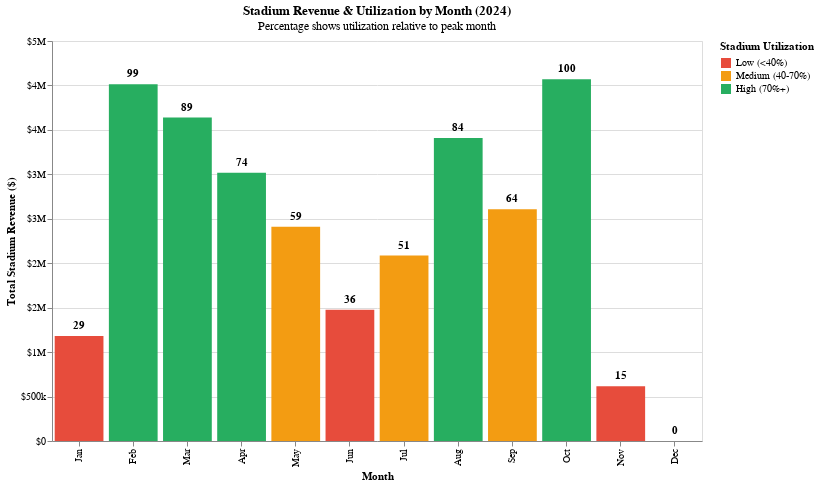

Write notebook code for a chart like this one.
### Markdown cell above
<strong><h2>When is the stadium underutilized, and what's the revenue opportunity from hosting non-matchday events?</strong></h2>

### Code cell
# filter to revenue-generating sources 
revenue_sources = ['Upper Bowl', 'Lower Bowl', 'Premium Seating', 
                   'Concessions', 'Hospitality', 'Merchandise Kiosks']

stadium_revenue = stadium[stadium['Source'].isin(revenue_sources)].copy()

# calc rev per month
monthly_revenue = stadium_revenue.groupby('Month', as_index=False)['Revenue'].sum()
monthly_revenue.columns = ['Month', 'Total_Revenue']

# recode months
month_names = {
    1: 'Jan', 2: 'Feb', 3: 'Mar', 4: 'Apr', 
    5: 'May', 6: 'Jun', 7: 'Jul', 8: 'Aug',
    9: 'Sep', 10: 'Oct', 11: 'Nov', 12: 'Dec'
}
monthly_revenue['Month_Name'] = monthly_revenue['Month'].map(month_names)

# calculate utilization based on the peak revenue month 
max_revenue = monthly_revenue['Total_Revenue'].max()
monthly_revenue['Utilization_%'] = (monthly_revenue['Total_Revenue'] / max_revenue) * 100
monthly_revenue['Revenue_Gap'] = max_revenue - monthly_revenue['Total_Revenue']

# create different utilization categories 
monthly_revenue['Utilization_Level'] = pd.cut(
    monthly_revenue['Utilization_%'],
    bins=[0, 40, 70, 100],
    labels=['Low (<40%)', 'Medium (40-70%)', 'High (70%+)']
)

# create viz
base = alt.Chart(monthly_revenue).encode(
    x=alt.X('Month:O', 
            title='Month',
            axis=alt.Axis(labelExpr="['Jan','Feb','Mar','Apr','May','Jun','Jul','Aug','Sep','Oct','Nov','Dec'][datum.value-1]"))
)

bars = base.mark_bar().encode(
    y=alt.Y('Total_Revenue:Q', 
            title='Total Stadium Revenue ($)',
            scale=alt.Scale(domain=[0, max_revenue * 1.1]),
            axis=alt.Axis(format='$,.0s')),
    color=alt.Color('Utilization_Level:N',
                    scale=alt.Scale(
                        domain=['Low (<40%)', 'Medium (40-70%)', 'High (70%+)'],
                        range=['#e74c3c', '#f39c12', '#27ae60']
                    ),
                    title='Stadium Utilization'),
    tooltip=[
        alt.Tooltip('Month_Name:N', title='Month'),
        alt.Tooltip('Total_Revenue:Q', title='Revenue', format='$,.0f'),
        alt.Tooltip('Utilization_%:Q', title='% of Peak Month', format='.1f'),
        alt.Tooltip('Revenue_Gap:Q', title='Gap from Peak', format='$,.0f')
    ]
)

text = base.mark_text(
    align='center',
    baseline='bottom',
    dy=-5,
    fontSize=11,
    fontWeight='bold'
).encode(
    y=alt.Y('Total_Revenue:Q'),
    text=alt.Text('Utilization_%:Q', format='.0f'),
    color=alt.value('black')
)

#add layers
chart = (bars + text).properties(
    width=650,
    height=400,
    title={
        "text": "Stadium Revenue & Utilization by Month (2024)",
        "subtitle": "Percentage shows utilization relative to peak month"
    }
)

chart

### Figure 1 — Vega-Lite specification as saved in the notebook (floating-point values rounded to 4 significant figures)
{"config": {"view": {"continuousWidth": 300, "continuousHeight": 300}}, "layer": [{"mark": {"type": "bar"}, "encoding": {"color": {"field": "Utilization_Level", "scale": {"domain": ["Low (<40%)", "Medium (40-70%)", "High (70%+)"], "range": ["#e74c3c", "#f39c12", "#27ae60"]}, "title": "Stadium Utilization", "type": "nominal"}, "tooltip": [{"field": "Month_Name", "title": "Month", "type": "nominal"}, {"field": "Total_Revenue", "format": "$,.0f", "title": "Revenue", "type": "quantitative"}, {"field": "Utilization_%", "format": ".1f", "title": "% of Peak Month", "type": "quantitative"}, {"field": "Revenue_Gap", "format": "$,.0f", "title": "Gap from Peak", "type": "quantitative"}], "x": {"axis": {"labelExpr": "['Jan','Feb','Mar','Apr','May','Jun','Jul','Aug','Sep','Oct','Nov','Dec'][datum.value-1]"}, "field": "Month", "title": "Month", "type": "ordinal"}, "y": {"axis": {"format": "$,.0s"}, "field": "Total_Revenue", "scale": {"domain": [0, 4476000.0]}, "title": "Total Stadium Revenue ($)", "type": "quantitative"}}}, {"mark": {"type": "text", "align": "center", "baseline": "bottom", "dy": -5, "fontSize": 11, "fontWeight": "bold"}, "encoding": {"color": {"value": "black"}, "text": {"field": "Utilization_%", "format": ".0f", "type": "quantitative"}, "x": {"axis": {"labelExpr": "['Jan','Feb','Mar','Apr','May','Jun','Jul','Aug','Sep','Oct','Nov','Dec'][datum.value-1]"}, "field": "Month", "title": "Month", "type": "ordinal"}, "y": {"field": "Total_Revenue", "type": "quantitative"}}}], "data": {"name": "data-ea9bfafc1fe457f14872a3282e663837"}, "height": 400, "title": {"text": "Stadium Revenue & Utilization by Month (2024)", "subtitle": "Percentage shows utilization relative to peak month"}, "width": 650, "$schema": "https://vega.github.io/schema/vega-lite/v5.20.1.json", "datasets": {"data-ea9bfafc1fe457f14872a3282e663837": [{"Month": 1, "Total_Revenue": 1180000, "Month_Name": "Jan", "Utilization_%": 29.0, "Revenue_Gap": 2889134, "Utilization_Level": "Low (<40%)"}, {"Month": 2, "Total_Revenue": 4014114, "Month_Name": "Feb", "Utilization_%": 98.65, "Revenue_Gap": 55020, "Utilization_Level": "High (70%+)"}, {"Month": 3, "Total_Revenue": 3638520, "Month_Name": "Mar", "Utilization_%": 89.42, "Revenue_Gap": 430614, "Utilization_Level": "High (70%+)"}, {"Month": 4, "Total_Revenue": 3019167, "Month_Name": "Apr", "Utilization_%": 74.2, "Revenue_Gap": 1049967, "Utilization_Level": "High (70%+)"}, {"Month": 5, "Total_Revenue": 2409516, "Month_Name": "May", "Utilization_%": 59.21, "Revenue_Gap": 1659618, "Utilization_Level": "Medium (40-70%)"}, {"Month": 6, "Total_Revenue": 1477016, "Month_Name": "Jun", "Utilization_%": 36.3, "Revenue_Gap": 2592118, "Utilization_Level": "Low (<40%)"}, {"Month": 7, "Total_Revenue": 2086062, "Month_Name": "Jul", "Utilization_%": 51.27, "Revenue_Gap": 1983072, "Utilization_Level": "Medium (40-70%)"}, {"Month": 8, "Total_Revenue": 3408036, "Month_Name": "Aug", "Utilization_%": 83.75, "Revenue_Gap": 661098, "Utilization_Level": "High (70%+)"}, {"Month": 9, "Total_Revenue": 2608443, "Month_Name": "Sep", "Utilization_%": 64.1, "Revenue_Gap": 1460691, "Utilization_Level": "Medium (40-70%)"}, {"Month": 10, "Total_Revenue": 4069134, "Month_Name": "Oct", "Utilization_%": 100.0, "Revenue_Gap": 0, "Utilization_Level": "High (70%+)"}, {"Month": 11, "Total_Revenue": 615001, "Month_Name": "Nov", "Utilization_%": 15.11, "Revenue_Gap": 3454133, "Utilization_Level": "Low (<40%)"}, {"Month": 12, "Total_Revenue": 0, "Month_Name": "Dec", "Utilization_%": 0.0, "Revenue_Gap": 4069134, "Utilization_Level": null}]}}
